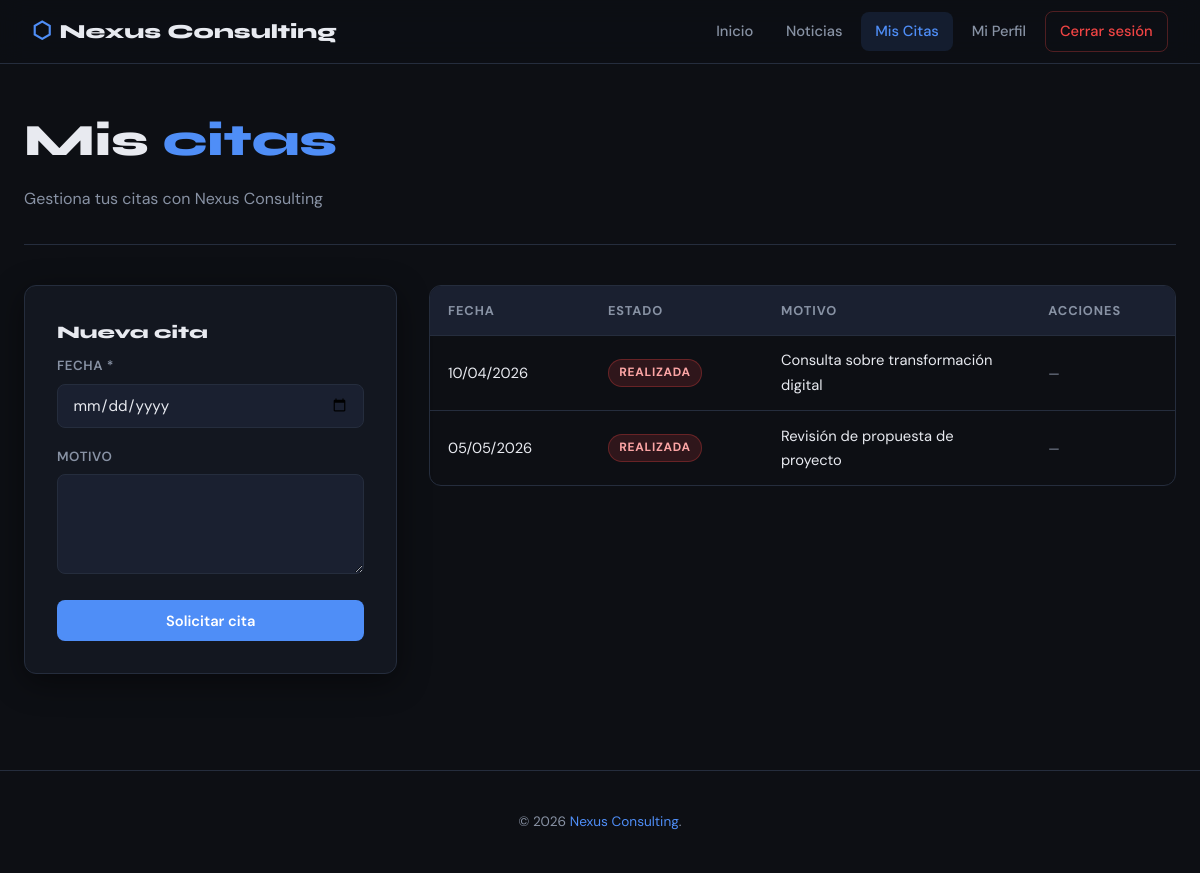
/user/citaciones.php (signed in), run on the app's committed database.
### tables this page shows
CREATE TABLE citas (
    idCita       INT          NOT NULL AUTO_INCREMENT,
    idUser       INT          NOT NULL,
    fecha_cita   DATE         NOT NULL,
    motivo_cita  TEXT,
    PRIMARY KEY (idCita),
    CONSTRAINT fk_cita_user FOREIGN KEY (idUser) REFERENCES users_data(idUser) ON DELETE CASCADE
);

### user/citaciones.php (the view, shortened to what this page needs)
<?php
require_once __DIR__ . '/../includes/db.php';
$idUser  = $_SESSION['idUser'];
$hoy     = date('Y-m-d');
$st = $conn->prepare("SELECT * FROM citas WHERE idUser=? ORDER BY fecha_cita ASC");
$st->bind_param('i', $idUser);
$st->execute();
$citas = $st->get_result()->fetch_all(MYSQLI_ASSOC);
$editando = null;
?>
<!DOCTYPE html>
<html lang="es">
<head>
    <link rel="stylesheet" href="/css/style.css">
</head>
<body>
<?php require_once __DIR__ . '/../includes/navbar.php'; ?>
<div class="page" style="padding-top:2.5rem;">
    <div class="page-header" style="padding-top:0;">
        <h1>Mis <span style="color:var(--accent)">citas</span></h1>
        <p>Gestiona tus citas con Nexus Consulting</p>
    </div>
    <div style="display:grid; grid-template-columns: 1fr 2fr; gap:2rem; align-items:start;">
        <div class="card">
            <h2 class="card-title" style="font-size:1.1rem;"><?= $editando ? 'Editar cita' : 'Nueva cita' ?></h2>
            <form method="POST" novalidate>
                <div class="form-group">
                    <label>Fecha *</label>
                    <input type="date" name="fecha_cita" min="<?= date('Y-m-d', strtotime('+1 day')) ?>"
                           value="<?= htmlspecialchars($editando['fecha_cita'] ?? '') ?>" required>
                </div>
                <div class="form-group">
                    <label>Motivo</label>
                    <textarea name="motivo_cita" rows="3"><?= htmlspecialchars($editando['motivo_cita'] ?? '') ?></textarea>
                </div>
                <button type="submit" class="btn btn-primary btn-block">
                    <?= $editando ? 'Actualizar cita' : 'Solicitar cita' ?>
                </button>
            </form>
        </div>
        <div>
            <?php if (empty($citas)): ?>
                <div class="alert alert-info">ℹ️ No tienes citas registradas aún.</div>
            <?php else: ?>
                <div class="table-wrap">
                    <table>
                        <thead>
                            <tr>
                                <th>Fecha</th>
                                <th>Estado</th>
                                <th>Motivo</th>
                                <th>Acciones</th>
                            </tr>
                        </thead>
                        <tbody>
                        <?php foreach ($citas as $c): ?>
                            <?php $futura = $c['fecha_cita'] >= $hoy; ?>
                            <tr>
                                <td><?= date('d/m/Y', strtotime($c['fecha_cita'])) ?></td>
                                <td>
                                    <?php if ($futura): ?>
                                        <span class="badge badge-future">Planificada</span>
                                    <?php else: ?>
                                        <span class="badge badge-past">Realizada</span>
                                    <?php endif; ?>
                                </td>
                                <td style="max-width:200px;"><?= htmlspecialchars($c['motivo_cita'] ?? '—') ?></td>
                                <td>
                                    <?php if ($futura): ?>
                                        <a href="?editar=<?= $c['idCita'] ?>" class="btn btn-ghost btn-sm">Editar</a>
                                        <form method="POST" style="display:inline;" onsubmit="return confirm('¿Eliminar esta cita?')">
                                            <input type="hidden" name="accion" value="borrar">
                                            <input type="hidden" name="idCita" value="<?= $c['idCita'] ?>">
                                            <button type="submit" class="btn btn-danger btn-sm">Borrar</button>
                                        </form>
                                    <?php else: ?>
                                        <span style="color:var(--text-muted); font-size:.82rem;">—</span>
                                    <?php endif; ?>
                                </td>
                            </tr>
                        <?php endforeach; ?>
                        </tbody>
                    </table>
                </div>
            <?php endif; ?>
        </div>
    </div>
</div>
<footer><p>© <?= date('Y') ?> <span>Nexus Consulting</span>.</p></footer>
</body>
</html>

### css/style.css (style rules this page uses)
:root { --bg: #0d0f14; --bg2: #131720; --bg3: #1a2030; --accent: #4f8ef7; --accent2: #7c3aed; --text: #e8eaf0; --text-muted:#8892a4; --border: #252d3d; --success: #22c55e; --error: #ef4444; --warn: #f59e0b; --radius: 12px; --shadow: 0 8px 32px rgba(0,0,0,.45); }
*, *::before, *::after { box-sizing: border-box; margin: 0; padding: 0; }
html { scroll-behavior: smooth; }
body { font-family: 'DM Sans', sans-serif; background: var(--bg); color: var(--text); min-height: 100vh; line-height: 1.65; }
.page { max-width: 1200px; margin: 0 auto; padding: 2rem 1.5rem; }
.btn { display: inline-flex; align-items: center; gap: .5rem; padding: .65rem 1.4rem; border-radius: 8px; font-size: .92rem; font-weight: 600; cursor: pointer; border: none; transition: all .2s; font-family: inherit; }
.btn-primary { background: var(--accent); color: #fff; }
.btn-block { width: 100%; justify-content: center; }
.card { background: var(--bg2); border: 1px solid var(--border); border-radius: var(--radius); padding: 2rem; box-shadow: var(--shadow); }
.card-title { font-family: 'Syne', sans-serif; font-size: 1.5rem; font-weight: 800; margin-bottom: .5rem; }
.form-group { margin-bottom: 1.1rem; }
label { display: block; font-size: .83rem; font-weight: 600; margin-bottom: .4rem; color: var(--text-muted); letter-spacing: .04em; text-transform: uppercase; }
input, select, textarea { width: 100%; padding: .65rem .9rem; background: var(--bg3); border: 1px solid var(--border); border-radius: 8px; color: var(--text); font-family: inherit; font-size: .95rem; transition: border-color .2s; outline: none; }
textarea { resize: vertical; min-height: 100px; }
.table-wrap { overflow-x: auto; border-radius: var(--radius); border: 1px solid var(--border); }
table { width: 100%; border-collapse: collapse; }
thead { background: var(--bg3); }
th { padding: .85rem 1.1rem; text-align: left; font-size: .8rem; font-weight: 700; text-transform: uppercase; letter-spacing: .07em; color: var(--text-muted); white-space: nowrap; }
td { padding: .8rem 1.1rem; font-size: .92rem; border-top: 1px solid var(--border); vertical-align: middle; }
.badge { display: inline-block; padding: .2rem .65rem; border-radius: 99px; font-size: .75rem; font-weight: 700; text-transform: uppercase; letter-spacing: .06em; }
.badge-past { background: rgba(239,68,68,.15); color: #fca5a5; border: 1px solid rgba(239,68,68,.3); }
.page-header { padding: 3rem 0 2rem; border-bottom: 1px solid var(--border); margin-bottom: 2.5rem; }
.page-header h1 { font-family: 'Syne', sans-serif; font-size: clamp(1.8rem, 4vw, 2.8rem); font-weight: 800; }
.page-header p { color: var(--text-muted); margin-top: .5rem; }
footer { border-top: 1px solid var(--border); padding: 2.5rem 2rem; text-align: center; color: var(--text-muted); font-size: .85rem; margin-top: 4rem; }
footer span { color: var(--accent); }

### data on the page
citas: fecha_cita "10/04/2026", shows "REALIZADA", motivo_cita "Consulta sobre transformación digital"
citas: fecha_cita "05/05/2026", shows "REALIZADA", motivo_cita "Revisión de propuesta de proyecto"

### other printed values
$label "Inicio Noticias Mis Citas Mi Perfil"
